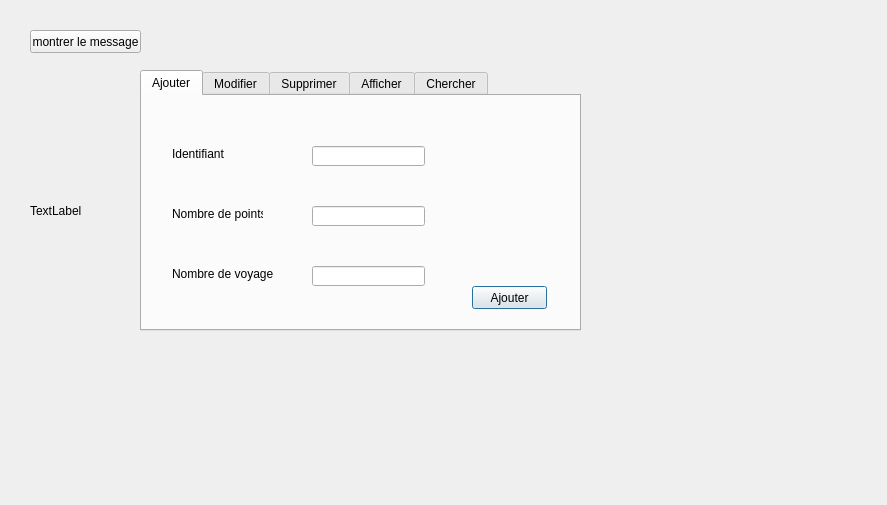
<?xml version="1.0" encoding="UTF-8"?>
<ui version="4.0">
 <class>Dialog_carte</class>
 <widget class="QDialog" name="Dialog_carte">
  <property name="geometry">
   <rect>
    <x>0</x>
    <y>0</y>
    <width>887</width>
    <height>505</height>
   </rect>
  </property>
  <property name="windowTitle">
   <string>Dialog</string>
  </property>
  <property name="windowIcon">
   <iconset resource="resource.qrc">
    <normaloff>:/myappico.png</normaloff>:/myappico.png</iconset>
  </property>
  <widget class="QTabWidget" name="tablecarte_2">
   <property name="geometry">
    <rect>
     <x>140</x>
     <y>70</y>
     <width>441</width>
     <height>261</height>
    </rect>
   </property>
   <property name="styleSheet">
    <string notr="true">QWidget#tablecarte_2
{
	background-image: url(:/28757432p.png);
}</string>
   </property>
   <property name="currentIndex">
    <number>0</number>
   </property>
   <widget class="QWidget" name="tab">
    <attribute name="title">
     <string>Ajouter</string>
    </attribute>
    <widget class="QLabel" name="label">
     <property name="geometry">
      <rect>
       <x>30</x>
       <y>50</y>
       <width>61</width>
       <height>16</height>
      </rect>
     </property>
     <property name="text">
      <string>Identifiant</string>
     </property>
    </widget>
    <widget class="QLabel" name="label_2">
     <property name="geometry">
      <rect>
       <x>30</x>
       <y>110</y>
       <width>91</width>
       <height>16</height>
      </rect>
     </property>
     <property name="text">
      <string>Nombre de points</string>
     </property>
    </widget>
    <widget class="QLabel" name="label_3">
     <property name="geometry">
      <rect>
       <x>30</x>
       <y>170</y>
       <width>101</width>
       <height>16</height>
      </rect>
     </property>
     <property name="text">
      <string>Nombre de voyages</string>
     </property>
    </widget>
    <widget class="QLineEdit" name="lineEdit">
     <property name="geometry">
      <rect>
       <x>170</x>
       <y>50</y>
       <width>113</width>
       <height>20</height>
      </rect>
     </property>
    </widget>
    <widget class="QLineEdit" name="lineEdit_2">
     <property name="geometry">
      <rect>
       <x>170</x>
       <y>110</y>
       <width>113</width>
       <height>20</height>
      </rect>
     </property>
    </widget>
    <widget class="QLineEdit" name="lineEdit_3">
     <property name="geometry">
      <rect>
       <x>170</x>
       <y>170</y>
       <width>113</width>
       <height>20</height>
      </rect>
     </property>
    </widget>
    <widget class="QPushButton" name="pushButton">
     <property name="geometry">
      <rect>
       <x>330</x>
       <y>190</y>
       <width>75</width>
       <height>23</height>
      </rect>
     </property>
     <property name="text">
      <string>Ajouter</string>
     </property>
    </widget>
   </widget>
   <widget class="QWidget" name="tab_2">
    <attribute name="title">
     <string>Modifier</string>
    </attribute>
    <widget class="QLabel" name="label_4">
     <property name="geometry">
      <rect>
       <x>20</x>
       <y>180</y>
       <width>101</width>
       <height>16</height>
      </rect>
     </property>
     <property name="text">
      <string>Nombre de voyages</string>
     </property>
    </widget>
    <widget class="QLabel" name="label_5">
     <property name="geometry">
      <rect>
       <x>20</x>
       <y>60</y>
       <width>61</width>
       <height>16</height>
      </rect>
     </property>
     <property name="text">
      <string>Identifiant</string>
     </property>
    </widget>
    <widget class="QLabel" name="label_6">
     <property name="geometry">
      <rect>
       <x>20</x>
       <y>120</y>
       <width>91</width>
       <height>16</height>
      </rect>
     </property>
     <property name="text">
      <string>Nombre de points</string>
     </property>
    </widget>
    <widget class="QLineEdit" name="lineEdit_4">
     <property name="geometry">
      <rect>
       <x>160</x>
       <y>50</y>
       <width>113</width>
       <height>20</height>
      </rect>
     </property>
    </widget>
    <widget class="QLineEdit" name="lineEdit_5">
     <property name="geometry">
      <rect>
       <x>160</x>
       <y>120</y>
       <width>113</width>
       <height>20</height>
      </rect>
     </property>
    </widget>
    <widget class="QLineEdit" name="lineEdit_6">
     <property name="geometry">
      <rect>
       <x>160</x>
       <y>180</y>
       <width>113</width>
       <height>20</height>
      </rect>
     </property>
    </widget>
    <widget class="QPushButton" name="pushButton_2">
     <property name="geometry">
      <rect>
       <x>330</x>
       <y>200</y>
       <width>75</width>
       <height>23</height>
      </rect>
     </property>
     <property name="text">
      <string>Modifier</string>
     </property>
    </widget>
   </widget>
   <widget class="QWidget" name="tab_3">
    <attribute name="title">
     <string>Supprimer</string>
    </attribute>
    <widget class="QLabel" name="label_7">
     <property name="geometry">
      <rect>
       <x>150</x>
       <y>50</y>
       <width>101</width>
       <height>16</height>
      </rect>
     </property>
     <property name="text">
      <string>Donner l'identifiant</string>
     </property>
    </widget>
    <widget class="QLineEdit" name="lineEdit_7">
     <property name="geometry">
      <rect>
       <x>140</x>
       <y>100</y>
       <width>113</width>
       <height>20</height>
      </rect>
     </property>
    </widget>
    <widget class="QPushButton" name="pushButton_3">
     <property name="geometry">
      <rect>
       <x>160</x>
       <y>150</y>
       <width>75</width>
       <height>23</height>
      </rect>
     </property>
     <property name="text">
      <string>Supprimer</string>
     </property>
    </widget>
   </widget>
   <widget class="QWidget" name="tab_4">
    <attribute name="title">
     <string>Afficher</string>
    </attribute>
    <widget class="QTableView" name="tablecarte">
     <property name="geometry">
      <rect>
       <x>50</x>
       <y>20</y>
       <width>331</width>
       <height>192</height>
      </rect>
     </property>
    </widget>
   </widget>
   <widget class="QWidget" name="tab_5">
    <attribute name="title">
     <string>Chercher</string>
    </attribute>
    <widget class="QLabel" name="label_8">
     <property name="geometry">
      <rect>
       <x>10</x>
       <y>40</y>
       <width>151</width>
       <height>16</height>
      </rect>
     </property>
     <property name="text">
      <string>Donner le nombre de voyage</string>
     </property>
    </widget>
    <widget class="QLineEdit" name="lineEdit_8">
     <property name="geometry">
      <rect>
       <x>20</x>
       <y>70</y>
       <width>113</width>
       <height>20</height>
      </rect>
     </property>
    </widget>
    <widget class="QPushButton" name="pushButton_4">
     <property name="geometry">
      <rect>
       <x>40</x>
       <y>110</y>
       <width>75</width>
       <height>23</height>
      </rect>
     </property>
     <property name="text">
      <string>Chercher</string>
     </property>
    </widget>
    <widget class="QTableView" name="tablecarte_3">
     <property name="geometry">
      <rect>
       <x>160</x>
       <y>30</y>
       <width>256</width>
       <height>192</height>
      </rect>
     </property>
    </widget>
   </widget>
  </widget>
  <widget class="QPushButton" name="showmessagepuchbutton">
   <property name="geometry">
    <rect>
     <x>30</x>
     <y>30</y>
     <width>111</width>
     <height>23</height>
    </rect>
   </property>
   <property name="text">
    <string>montrer le message</string>
   </property>
  </widget>
  <widget class="QLabel" name="label_9">
   <property name="geometry">
    <rect>
     <x>30</x>
     <y>-40</y>
     <width>871</width>
     <height>501</height>
    </rect>
   </property>
   <property name="styleSheet">
    <string notr="true">QWidget#label_9
{
	background-image: url(:/28757432p.png);
}</string>
   </property>
   <property name="text">
    <string>TextLabel</string>
   </property>
  </widget>
  <zorder>label_9</zorder>
  <zorder>showmessagepuchbutton</zorder>
  <zorder>tablecarte_2</zorder>
 </widget>
 <resources>
  <include location="resource.qrc"/>
 </resources>
 <connections/>
</ui>
